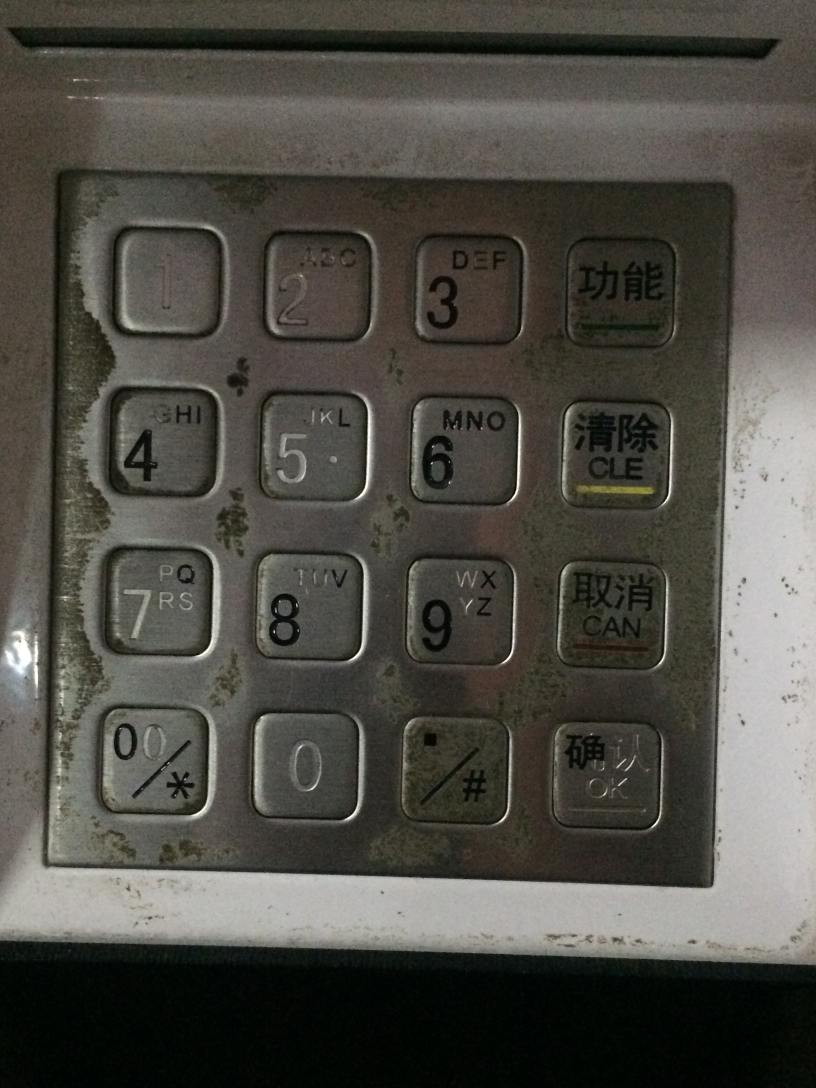
#> input picture 1.jpg, 2448 x 3264 px (shown at 1/3 size)
$ python main.py   (Python 2 division)
#> lines starting #> are read from the running program, lines starting #| are printed output that depends on the picture
### perspective.py
# coding: utf-8
import cv2
import numpy as np
from matplotlib import pyplot as plt
#全局变量
counter=0
down=False
width=474
height=465
corners=np.float32([[-1,-1],[-1,-1],[-1,-1],[-1,-1]])
canvas=np.float32([[0,0],[width,0],[0,height],[width,height]])

# mouse callback function
# [13 lines left out: function find_corner, not called in this run]


#透视变换函数
def pers(filename):
    global corners,counter,down,canvas,width,height
    counter=0
    down=False
    # create a window
    cv2.namedWindow('img')
    #注册回调函数
    cv2.setMouseCallback('img',find_corner)
    #读取文件并缩放
    img=cv2.imread(filename,0)
    zoom_width,zoom_height=612,816
    rows,cols=img.shape
    fx=float(zoom_width)/float(cols)
    fy=float(zoom_height)/float(rows)
    img=cv2.resize(img,None,fx=fx,fy=fy,interpolation=cv2.INTER_CUBIC)

    print "请按 左上，右上，左下，右下 的顺序，单击键盘区域的四角，之后按Esc"
    while(1):
        cv2.imshow('img',img)
        k=cv2.waitKey(1)
        if k== 27:
            break
    cv2.destroyAllWindows()

    #print corners
    #print "canvas:"
    #print canvas
    #透视变换
    M = cv2.getPerspectiveTransform(corners, canvas)
    result = cv2.warpPerspective(img, M, (0, 0))
    result=result[0:width,0:height]
    cv2.imshow('result',result)
    print "这是变换后的结果，看清楚后请按Esc"
    k=cv2.waitKey(0)
    if k== 27:
        cv2.destroyAllWindows()
    cv2.imwrite('pers_'+filename,result)
    return


### getPos_ratio.py
# coding: utf-8
import cv2
import numpy as np
from matplotlib import pyplot as plt

def getPos_ratio(pic_file_name,ratio,lrow,lcol,rrow,rcol):
      #读取图片
      sample1=cv2.imread(pic_file_name,0)
      #缩放
      width=474
      height=465
      rows,cols=sample1.shape
      fx=float(width)/float(cols)
      fy=float(height)/float(rows)
      sample1=cv2.resize(sample1,None,fx=fx,fy=fy,interpolation=cv2.INTER_CUBIC)
      #去噪
      sample1 = cv2.medianBlur(sample1,3)
      cut = cv2.medianBlur(sample1,3)
      cut1 = cv2.medianBlur(sample1,3)

      #---------------------切割，得到每一小块的左上角和右下角坐标---------------------
      lrow_list= []          #左上角row坐标
      lcol_list= []          #左上角col坐标
      rrow_list= []          #右下角row坐标
      rcol_list= []          #右下角col坐标

      rows,cols=cut.shape
      diff=3
      #对每一列
      lastsum=0
      for j in range(cols):
            sum=0
            #计算差分和sum
            for i in range(0,rows-1):
                  old=cut1[i,j]
                  new=cut1[i+1,j]
                  if old>new:
                        tem=old-new
                  else: tem=new-old
                  sum=sum+tem

            #<1500的是无关像素，如果上一列是无关像素，当前列不是，当前列j是一个左上角的col坐标
            if (sum>=1500 and lastsum<1500):
                  lcol_list.append(j+diff+2)
          #<1500的是无关像素，如果上一列是有关像素，当前列不是，当前列j是一个右下角的col坐标
            if (sum<1500 and lastsum>=1500):
                  rcol_list.append(j-diff-5)
            lastsum=sum

      #对每一行
      lastsum=0
      #print cols,rows
      for i in range(rows):
            sum=0
            for j in range(0,cols-1):
                  old=cut1[i,j]
                  new=cut1[i,j+1]
                  if old>new:
                        tem=old-new
                  else: tem=new-old
                  sum=sum+tem
          #<1500的是无关像素，如果上一行是无关像素，当前行不是，当前行i是一个左上角的row坐标
            if (sum>=1500 and lastsum<1500):
                  lrow_list.append(i+diff)
          #<1500的是无关像素，如果上一行是有关像素，当前行不是，当前行i是一个左上角的row坐标
            if (sum<1500 and lastsum>=1500):
                  rrow_list.append(i-diff)
            lastsum=sum


      #自适应门限
      binary = cv2.adaptiveThreshold(sample1,255,cv2.ADAPTIVE_THRESH_GAUSSIAN_C,\
                      cv2.THRESH_BINARY,11,13)
      #binary = cv2.adaptiveThreshold(cut,255,cv2.ADAPTIVE_THRESH_MEAN_C,\
      #            cv2.THRESH_BINARY,11,2)
      #_,binary = cv2.threshold(cut,50,255,cv2.THRESH_BINARY)

      #计算每一按键小块中，黑色像素占的比例ratio,得到每一个小块的图像roi
      block=[]
      counter=0

      for i in range(0,4):
          for j in range(0,4):
              block.append(binary[lrow_list[i]:rrow_list[i],lcol_list[j]:rcol_list[j]])
              #计算黑色像素个数
              total=0
              black=0
              for x in range(lrow_list[i],rrow_list[i]):
                  for y in range(lcol_list[j],rcol_list[j]):
                      total=total+1
                      if binary[x,y]==0:
                          black=black+1
              ratio[counter]=(float(black)/float(total))
              #print i,j,black,total,ratio[counter]
              counter=counter+1
              #print " "

      for i in range(0,4):
            lrow[i]=lrow_list[i]
            lcol[i]=lcol_list[i]
            rrow[i]=rrow_list[i]
            rcol[i]=rcol_list[i]
      print "lrow",lrow
      print "rrow",rrow
      print "lcol",lcol
      print "rcol",rcol
      #显示
      print "此图为",pic_file_name,"处理后的结果，看清楚后直接点×关闭即可"
      titles = []
      for i in range(0,16):
          titles.append(i)


      for i in xrange(16):
          plt.subplot(4,4,i+1),plt.imshow(block[i],'gray')
          plt.title(titles[i])
          plt.xticks([]),plt.yticks([])
      plt.show()

      return

### main.py
# -*- coding: UTF-8 -*-
import getPos_ratio      #导入能得到16个按键位置且算出每块黑色像素比的函数
import cal_ratio         #导入能根据给定位置算出每块黑色像素比的函数
import perspective       #导入能将键盘区域变成标准矩形

#--------------对四副样本图进行透视投影，将键盘区域变成标准矩形--------------------------
file_name=['1.jpg','2.jpg','3.jpg','4.jpg']
for i in range(0,4):
    perspective.pers(file_name[i])
#> in pers, `img=cv2.resize(img,None,fx=fx,fy=fy,interpolation=cv2.INTER_CUBIC)`:
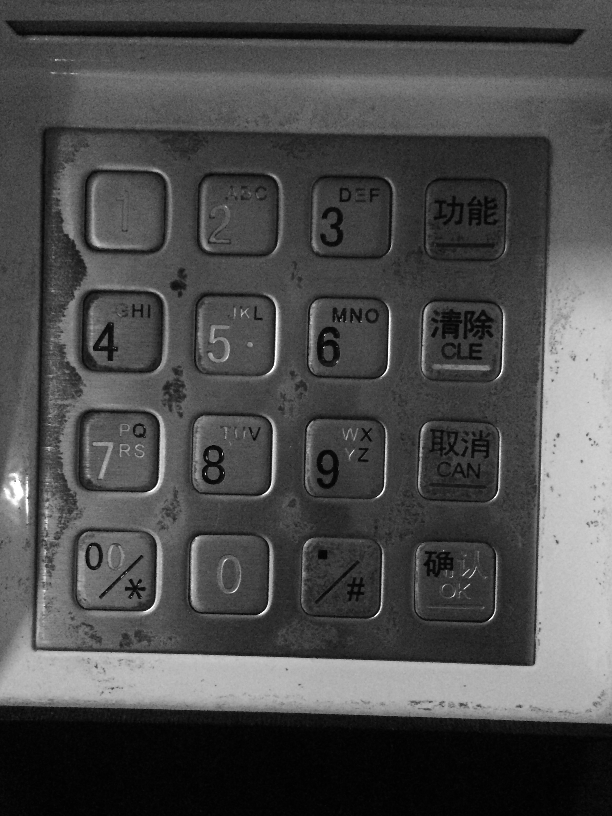
#> img: shape (816, 612); min 0, max 255, mean 76
#> (key Esc is pressed here)
#> in pers, `result = cv2.warpPerspective(img, M, (0, 0))`: result: shape (816, 612); every value is 0
#> in pers, `result=result[0:width,0:height]`: result: shape (474, 465); every value is 0
#> (key Esc is pressed here)
#> pass 2 of the loop `for i in range(0,4):`:
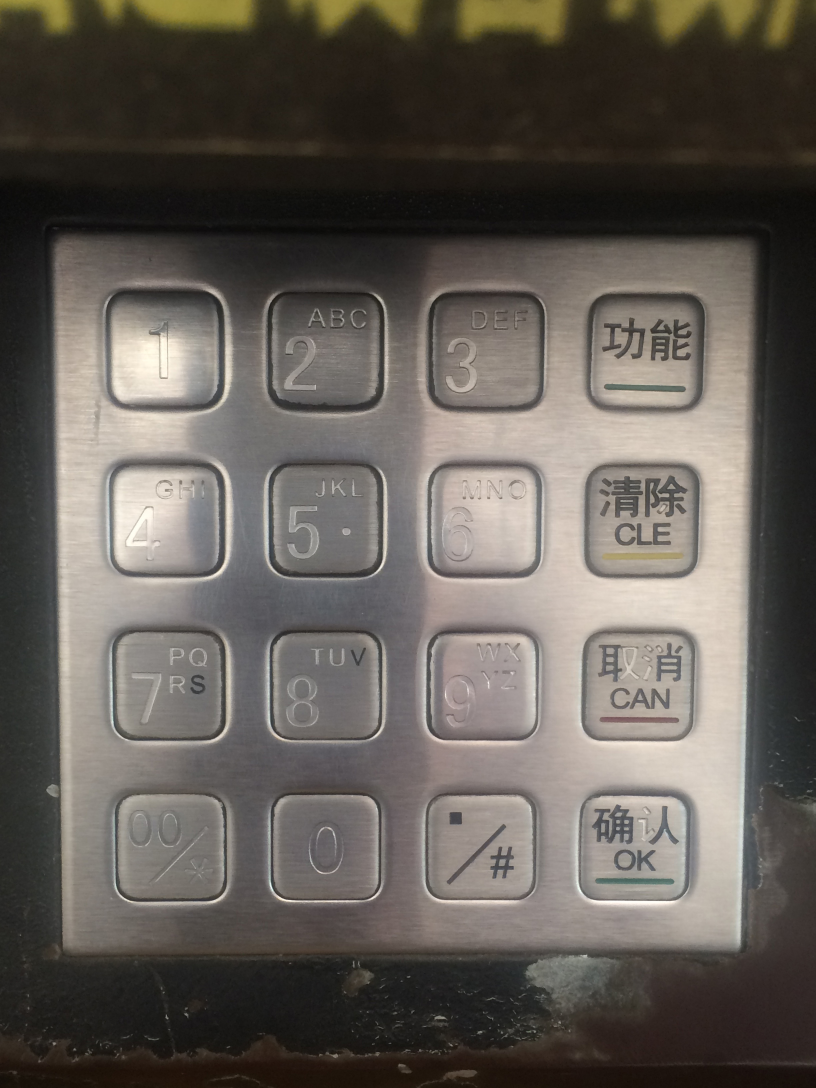
#> input picture 2.jpg, 2448 x 3264 px (shown at 1/3 size)
#> in pers (call 2), `img=cv2.imread(filename,0)`:
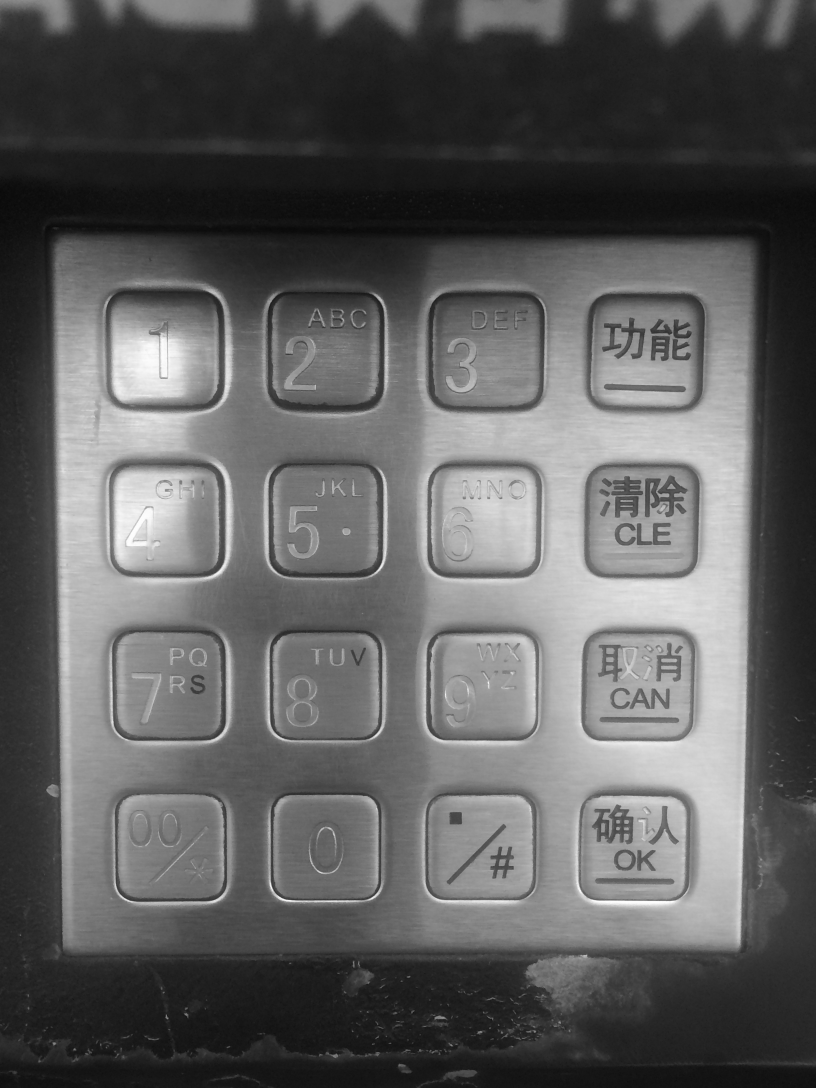
#> img: shape (3264, 2448) (shown at 1/3 size); min 6, max 255, mean 93.9
#> in pers (call 2), `img=cv2.resize(img,None,fx=fx,fy=fy,interpolation=cv2.INTER_CUBIC)`:
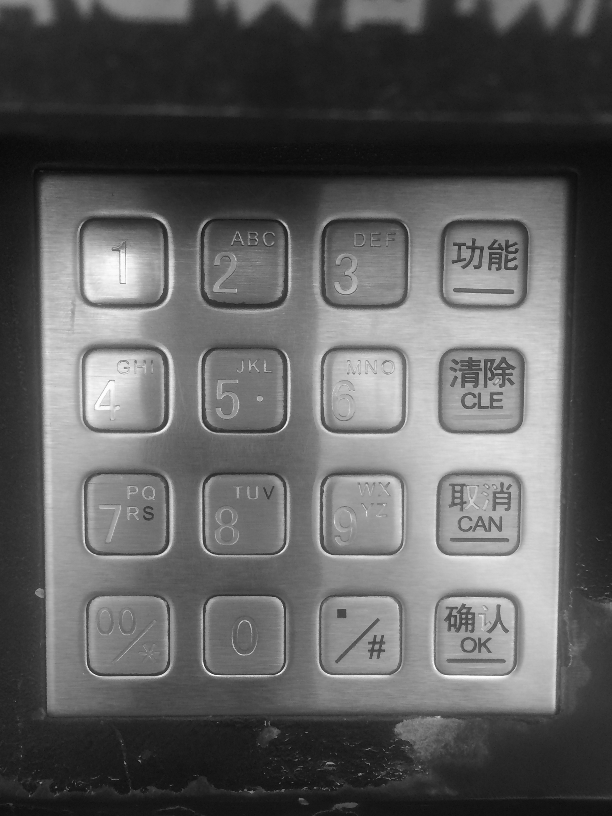
#> img: shape (816, 612); min 9, max 255, mean 93.9
#> (key Enter is pressed here)
#> (key Enter is pressed here)
#> pass 3 of the loop `for i in range(0,4):`:
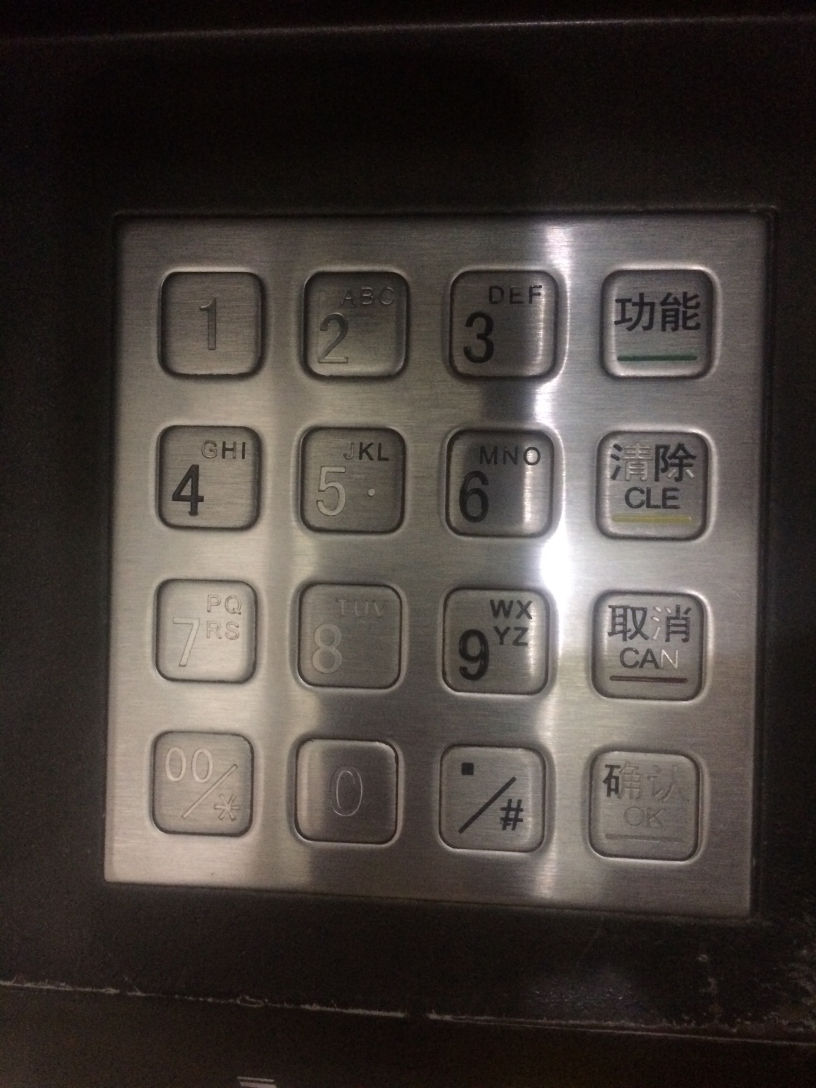
#> input picture 3.jpg, 2448 x 3264 px (shown at 1/3 size)
#> in pers (call 3), `img=cv2.resize(img,None,fx=fx,fy=fy,interpolation=cv2.INTER_CUBIC)`:
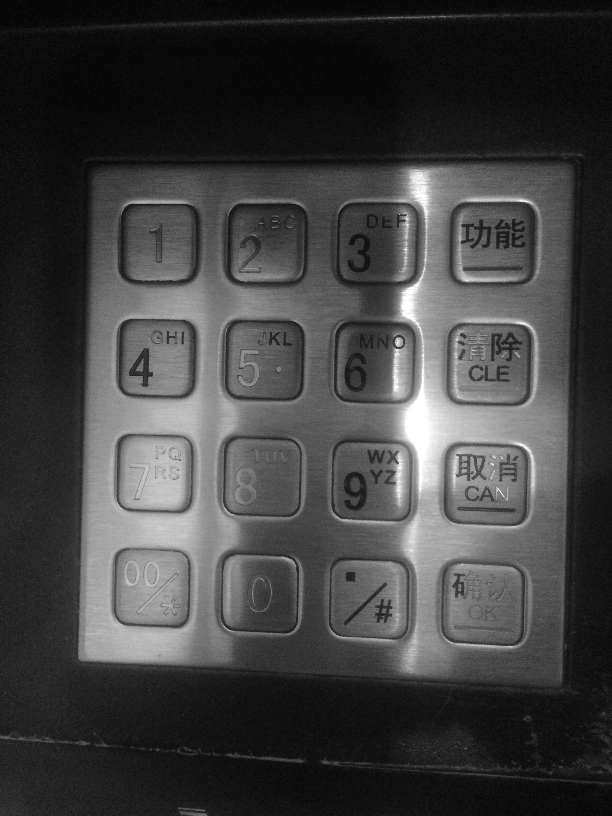
#> img: shape (816, 612); min 1, max 255, mean 64.5
#> the loop made 4 passes; the first 3 are shown

for i in range(0,4):
      file_name[i]="pers_"+file_name[i]
#> this loop made 4 passes
#> after the loop, file_name = ['pers_1.jpg', 'pers_2.jpg', 'pers_3.jpg', 'pers_4.jpg']

#-----------------------处理样本，得到样本的黑色像素比ratio-------------------------------
ratio,abbrasion,lrow,lcol,rrow,rcol=[],[],[],[],[],[]
for i in range(0,4):
      lrow.append(0.0)
      lcol.append(0.0)
      rrow.append(0.0)
      rcol.append(0.0)
      ratio=ratio+[[]]
      abbrasion=abbrasion+[[]]
      for j in range(0,16):
            ratio[i]=ratio[i]+[0.0]
            abbrasion[i]=abbrasion[i]+[0.0]

         #先用一个样本得到位置和ratio
getPos_ratio.getPos_ratio(file_name[3],ratio[3],lrow,lcol,rrow,rcol)
#> in getPos_ratio, `sample1=cv2.resize(sample1,None,fx=fx,fy=fy,interpolation=cv2.INTER_CU..`: sample1: shape (465, 474); every value is 0
#> after the loop in getPos_ratio, `for j in range(cols):`: lcol_list = []
#> in getPos_ratio, `binary = cv2.adaptiveThreshold(sample1,255,cv2.ADAPTIVE_THRESH_GAUSSIA..`: binary: shape (465, 474); every value is 255
#> after the loop in getPos_ratio, `for i in range(0,4):`: counter = 0; ratio = [0, 0, 0, 0, 0, 0, 0, 0, 0, 0, 0, 0, 0, 0, 0, 0]
#> (the run stopped early here; a loop or call above may not have finished)
